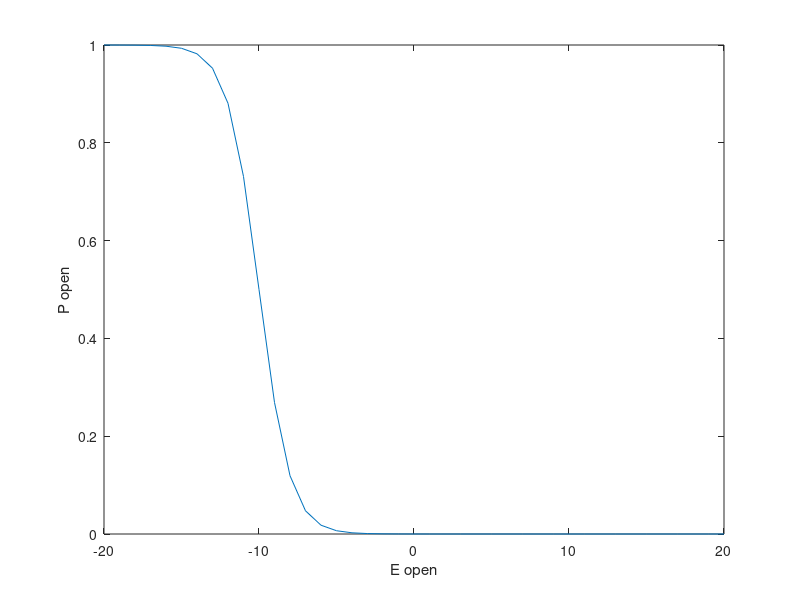
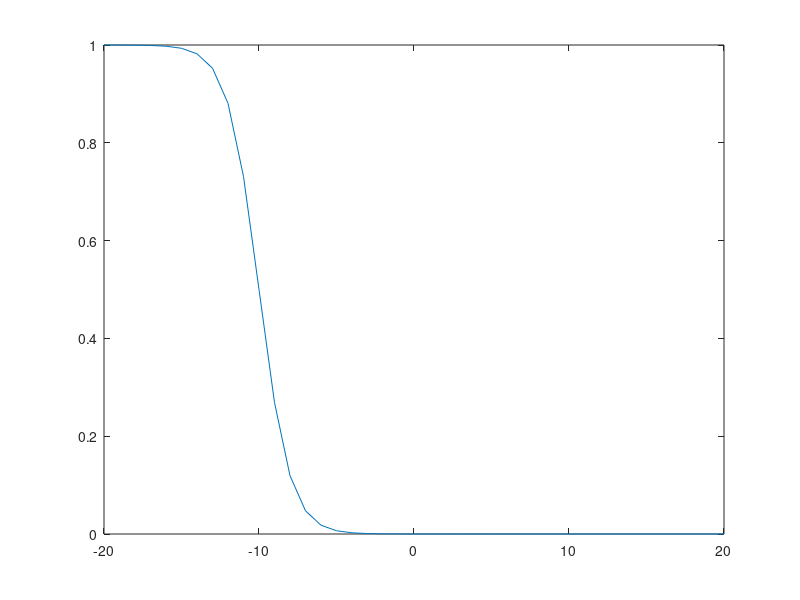

Reproduce these figures in MATLAB, in order.
%% stat mech of a ion channel

%p open = w open / w open + wclosed


%parameters

Eclosed = -10; %kbT
Eopen = -20:20;

Popen = [];

% for i = 1:length(Eopen)
%     
% Popen(i) = exp(-Eopen(i)) / (exp(-Eopen(i)) +  exp(-Eclosed) );
% 
% end
Popen = exp(-Eopen) ./ (exp(-Eopen) +  exp(-Eclosed) );


plot (Eopen,Popen, '-');
ylabel('P open')
xlabel('E open')

% or just compute by vector and plot 
figure;
plot(Eopen, exp(-Eopen) ./ ( exp(-Eopen) +  exp(-Eclosed) ))